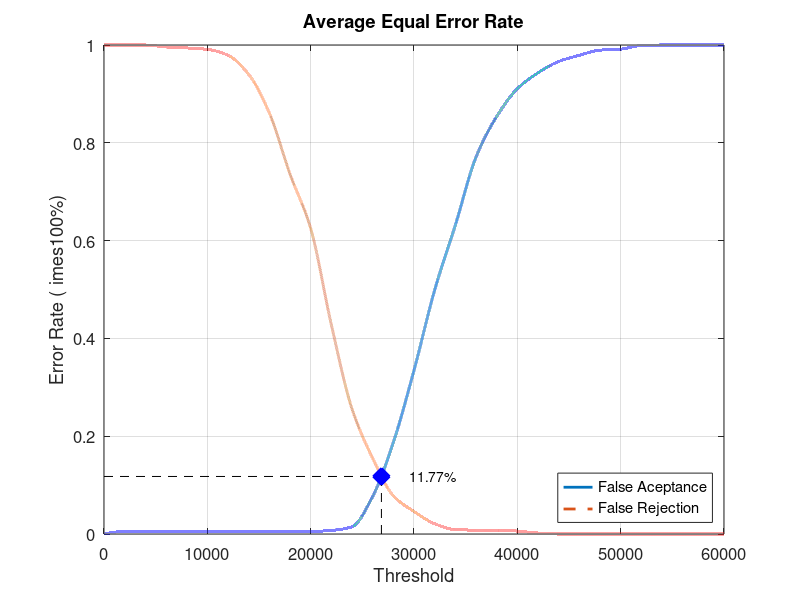
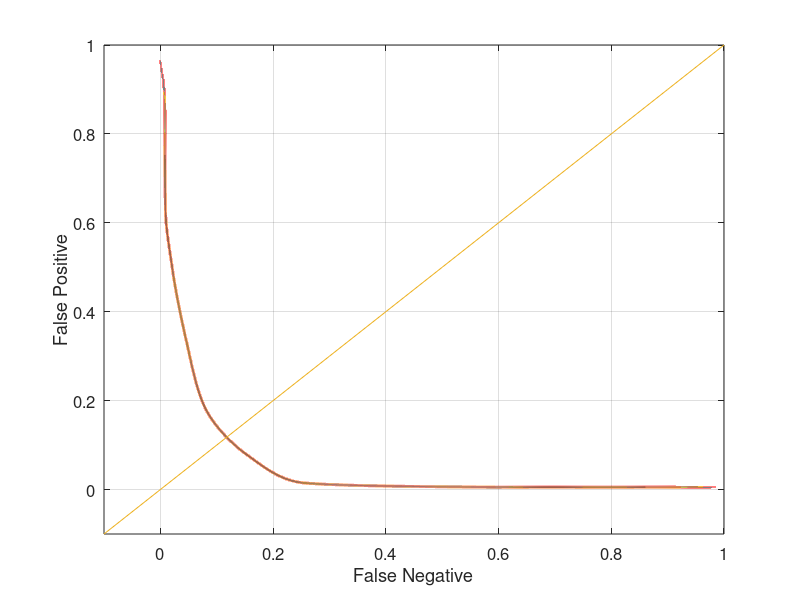

These charts were generated, in order, by the following MATLAB code:
close all;
clear;
clc;
x = 0:2000:60000;
xq = 0:0.5:60000;

y0 = [0 0.00526316 0.00526316 0.00526316 0.00526316 0.00526316 0.00526316 0.00526316 0.00526316 0.00526316 0.00526316 0.00736842 0.0147368 0.0768421 0.187368 0.334737 0.498947 0.631579 0.770526 0.853684 0.910526 0.943158 0.966316 0.978947 0.989474 0.991579 0.998947 1 1 1 1]
yy0 = interp1(x, y0, xq, 'pchip');
y1 = [1 1 1 0.996 0.994 0.991 0.979 0.94 0.861 0.736 0.625 0.428 0.256 0.155 0.078 0.046 0.021 0.009 0.008 0.008 0.006 0.002 0 0 0 0 0 0 0 0 0]
yy1 = interp1(x, y1, xq, 'pchip');

% Calculating EER: 
y2 = abs(y0 - y1);
find(y2 == min(y2))
yy2 = abs(yy0 - yy1);
xEER = find(yy2 == min(yy2));
xEERIndex = xq(xEER) % X-axis EER
yEER = yy0(xEER) % Y-axis EER

main = figure
plot(xq, yy0,'-','LineWidth', 2);	hold on
plot(xq, yy1,'--','LineWidth', 2);	hold on
plot([xEERIndex xEERIndex], [0 yEER], 'k--');	hold on
plot([0 xEERIndex], [yEER yEER], 'k--');	hold on
plot(xEERIndex, yEER, 'bx', 'LineWidth', 10);	hold on
text(xEERIndex + 10 * xEERIndex / 100, yEER, [num2str(round((10000 * yEER)) / 100) '%'])
legend('False Aceptance', 'False Rejection', 'Location', 'SouthEast')
xlabel('Threshold')
ylabel('Error Rate (	imes100%)')
title('Average Equal Error Rate')
set(gca, 'FontSize', 12)
axis([0 60000 0 1])
grid on

print(main, 'Database2AverageMain', '-dpng');
FNRxFPR = figure('Color', [1 1 1]);
plot(yy1, yy0, '-', yy1, yy0, 'LineWidth', 2);
hold on
y = -0.1:0.1:1
plot(y, y); 
set(gca, 'FontSize', 12)
xlabel('False Negative')
ylabel('False Positive')
axis([-0.1 1 -0.1 1])
set(gca, 'FontSize', 12)
grid on

print(FNRxFPR, 'Database2AverageFNRxFPR','-dpng');
